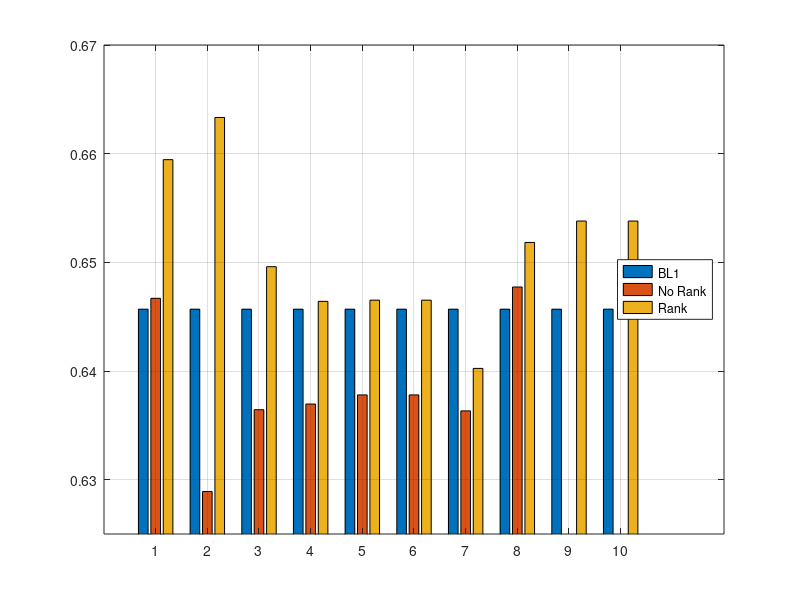

MATLAB code for this plot: (Note: this script raises an error after producing the figure.)
 data = [0.64569 0.64669 0.65945;
    0.64569 0.62891 0.66333;
    0.64569 0.63644 0.6496;
    0.64569 0.63696 0.64641;
    0.64569 0.6378 0.64652;
    0.64569 0.6378 0.64652;
    0.64569 0.63633 0.64024;
    0.64569 0.64773 0.65183;
    0.64569 0 0.6538;
    0.64569 0 0.6538];
 
 fig = figure; % Create new figure
 hbar = bar(data);    % Create bar plot
 ylim([0.625 0.67]);
 colormap('default');
 grid on
 l = cell(1,3);
 l{1}='BL1'; l{2}='No Rank'; l{3}='Rank'; 
 %legend(hbar, l, 'Location', 'north', 'Orientation','Horizontal');
 legend(hbar, l, 'Location', 'east');
 xticklabel_rotate([1 2 3 4 5 6 7 8 9 10], 90, {'H-VC', 'H-CFC', 'HV-VC', 'HV-CFC', 'V-VC', 'V-CFC', 'VH-VC', 'VH-CFC', 'NO GRP-VC', 'No GRP-CFC'}, 'Fontsize',8);

 % Get the data for all the bars that were plotted
 x = get(hbar,'XData');
 y = get(hbar,'YData');
 
 ygap = 0.001;
 labels = {'NB', 'NB', 'NB', 'NB', 'NB', 'NB', 'NB', 'NB', 'NB', 'NB'};
 xPos = x{1, :} - 0.15;
 yPos = y{1, :} + ygap; 
 hText = text(xPos, yPos, labels);
 set(hText, 'Rotation', 90, 'VerticalAlignment', 'bottom', 'FontSize', 8);

 labels2 = {'NB', 'NB', 'NB', 'NB', 'NB', 'NB', 'NB', 'NB', '', ''};
 xPos2 = x{2, :} + 0.08;
 yPos2 = y{2, :} + ygap; 
 hText2 = text(xPos2, yPos2, labels2);
 set(hText2, 'Rotation', 90, 'VerticalAlignment', 'bottom', 'FontSize', 8);

 labels3 = {'NB(R4-3)', 'NB(R4-3)', 'NB(R1)', 'NB(R2-1)', 'NB(R1-1)', 'NB(R1-1)', 'NB(R2-1)', 'NB(R4-3)', 'NB(R1-1)', 'NB(R1-1)'};
 xPos3 = x{3, :} + 0.3;
 yPos3 = y{3, :} + ygap;
 hText3 = text(xPos3, yPos3, labels3);
 set(hText3, 'Rotation', 90, 'VerticalAlignment','bottom', 'FontSize', 8);
 
 title('Comparison of the high scored models with baseline and w/o rank on MIMIC-III Senior Dataset', 'FontSize',14,'FontWeight','bold');
 ylabel('Fwa score','FontSize',12,'FontWeight','bold');
 xlabel('Ensemble Models','FontSize',12,'FontWeight','bold');

 set(fig, 'Units', 'Inches');
 pos = get(fig, 'Position');
 set(fig, 'PaperPositionMode', 'Auto', 'PaperUnits', 'Inches', 'PaperSize', [pos(3), pos(4)]);
 print(fig, 'mimic3_senior24hrs_high_score', '-dpdf', '-r0');
 %print(fig, 'mimic3_senior24hrs_high_score', '-dpng');
